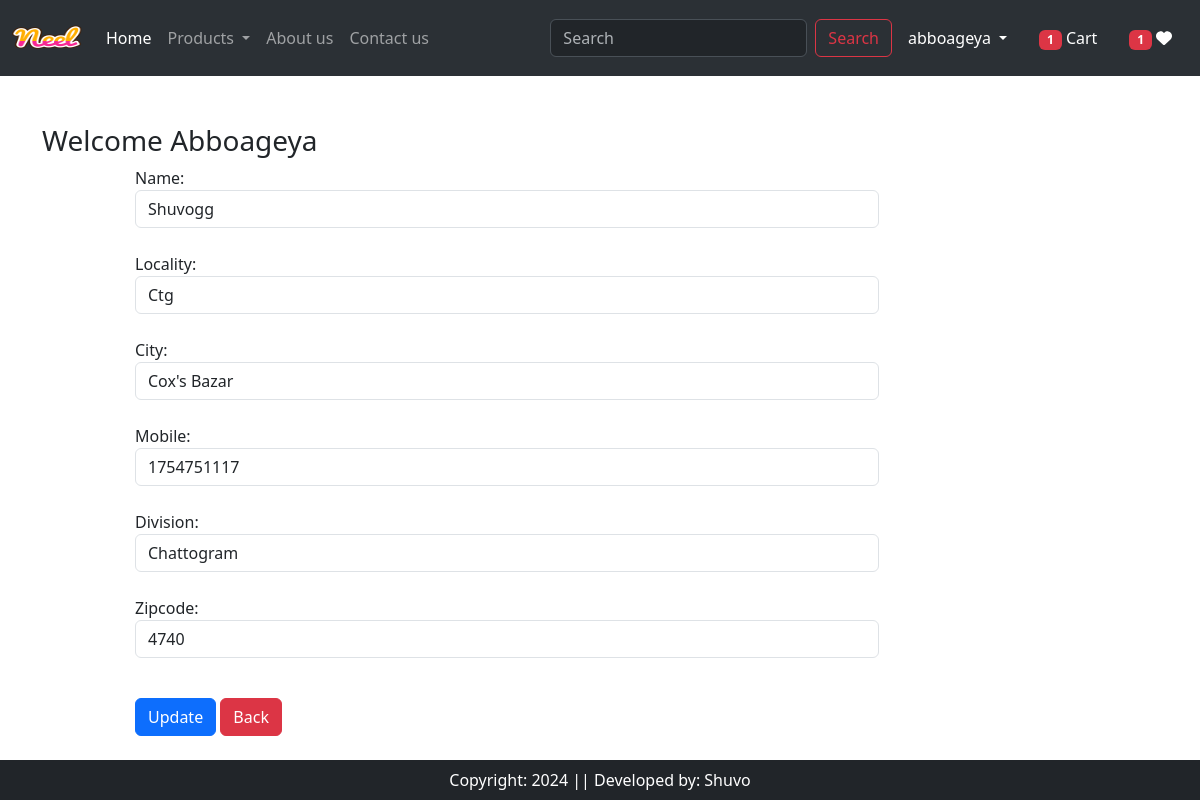
Page /updateAddress/1 (signed in) on the committed database.
### app/models.py (models this page shows)
class Customer(models.Model):
    user=models.ForeignKey(User,on_delete=models.CASCADE)
    name =models.CharField(max_length=200)
    locality =models.CharField(max_length=200)
    city =models.CharField(max_length=200)
    mobile =models.IntegerField(default=0)
    zipcode=models.IntegerField()
    division =models.CharField(choices=Division_CHOICES,max_length=100)

### app/views.py (the view, shortened to what this page needs)
# urls.py: path('updateAddress/<int:pk>', views.updateAddress.as_view(),name="updateAddress"),
@method_decorator(login_required,name='dispatch')
class updateAddress(View):
    def get(self, request, pk):
        add = Customer.objects.get(pk=pk)
        form = CustomerProfileForm(instance=add)
        totalitem = 0
        wishitem = 0
        if request.user.is_authenticated:
         totalitem = len(Cart.objects.filter(user=request.user))
         wishitem = len(Wishlist.objects.filter(user=request.user))
        return render(request, 'app/updateAddress.html', locals())

### app/forms.py
class CustomerProfileForm(forms.ModelForm):
    class Meta:
        model = Customer
        fields = ['name','locality','city','mobile','division','zipcode']
        widgets={
            'name':forms.TextInput(attrs={'class':'form-control'}),
            'locality':forms.TextInput(attrs={'class':'form-control'}),
            'city':forms.TextInput(attrs={'class':'form-control'}),
            'mobile':forms.NumberInput(attrs={'class':'form-control'}),
            'division':forms.Select(attrs={'class':'form-control'}),
            'zipcode':forms.NumberInput(attrs={'class':'form-control'}),
        }

### app/templates/app/updateaddress.html (shortened to what this page needs)
{% extends "app/base.html" %}
{% load static  %}
{% block main-content %}
<div class="container my-5">
    <div class="row">
     <h3>Welcome <span class="text-capitalize">{{request.user}}</span></h3>
    </div>
    <div class="col-sm-8 offset-sm-1">
        <form action="" method="post">
            {% for fm in form %}
                {{fm.label_tag}} {{fm}} <small class="text-danger">{{fm.errors|striptags}}</small>
                <br>
            {% endfor %}
            <div class="col-12 mt-3">
                <button type="submit" class="btn btn-primary">Update</button>
                <a href="{% url "address" %}" type='button' class='btn btn-danger'>Back</a>
            </div>
        </form>
</div>
{% endblock main-content %}

### app/templates/app/base.html (shortened to what this page needs)
{% load static %}
<!DOCTYPE html>
<html>
<head>
    <link rel="stylesheet" href="{% static 'app/css/owl.carousel.min.css' %}" />
    <link rel="stylesheet" href="{% static 'app/css/all.min.css' %}" />
    <link rel="stylesheet" href="{% static 'app/css/style.css' %}" />
    <link href="https://cdn.jsdelivr.net/npm/bootstrap@5.3.3/dist/css/bootstrap.min.css"
          rel="stylesheet"
 />
</head>
<body>
  <nav class="navbar navbar-expand-lg bg-body-tertiary bg-primary" data-bs-theme="dark">
        <div class="container-fluid">
            <a class="navbar-brand" href="/">
                <img src="{% static 'app/images/neel.png' %}" width="70" height="50" />
            </a>
            <div class="collapse navbar-collapse" id="navbarSupportedContent">
                <ul class="navbar-nav me-auto mb-2 mb-lg-0">
                    {% if request.user.is_authenticated %}
                        <li class="nav-item">
                            <a class="nav-link active" aria-current="page" href="/">Home</a>
                        </li>
                        <li class="nav-item dropdown">
                            <a class="nav-link dropdown-toggle" href="#" role="button" data-bs-toggle="dropdown" aria-expanded="false">
                                Products
                            </a>
                        </li>
                        <li class="nav-item">
                            <a class="nav-link" href="{% url 'about' %}">About us</a>
                        </li>
                        <li class="nav-item">
                            <a class="nav-link" href="{% url 'contact' %}">Contact us</a>
                        </li>
                    {% endif %}
                </ul>
                <form class="d-flex" role="search" action="/search">
                    <input class="form-control me-2" type="search" placeholder="Search" name="search" aria-label="Search" />
                    <button class="btn btn-outline-danger" type="submit">Search</button>
                </form>
            </div>
            <ul class="navbar-nav me-auto mb-2 mb-lg-0">
                {% if request.user.is_authenticated %}
                    <li class="nav-item dropdown mx-2">
                        <a class="nav-link dropdown-toggle text-white" href="#" id="profileDropdown" role="button"
                           data-bs-toggle="dropdown" aria-expanded="false">
                           {{ request.user.username }}
                        </a>
                    </li>
                    <li class="nav-item mx-2">
                        <a href="{% url 'showcart' %}" class="nav-link text-white">
                            <span class="badge bg-danger">{% if totalitem > 0 %} {{ totalitem }} {% endif %}</span>
                            Cart
                        </a>
                    </li>
                    <li class="nav-item mx-2">
                        <a href="{% url 'wishlist' %}" class="nav-link text-white">
                            <span class="badge bg-danger">{% if wishitem > 0 %} {{ wishitem }} {% endif %}</span>
                            <i class="fas fa-heart"></i>
                        </a>
                    </li>
                {% endif %}
            </ul>
        </div>
    </nav>
    {% block main-content %}{% endblock main-content %}
    <footer class="container-fluid bg-dark text-white text-center p-2 mt-5 fixed-bottom">
        Copyright: 2024 || Developed by: Shuvo
    </footer>
</body>
</html>

### rows in the picture
Customer: form "Shuvogg" "Ctg" "Cox's Bazar" "1754751117" "Chattogram" "4740"

### other values in the picture
{{ request.user.username }} "abboageya"
{{ totalitem }} "1"
{{ wishitem }} "1"
{{ request.user }} "Abboageya"
{{ fm.label_tag }} "Name:" "Locality:" "City:" "Mobile:" "Division:" "Zipcode:"
